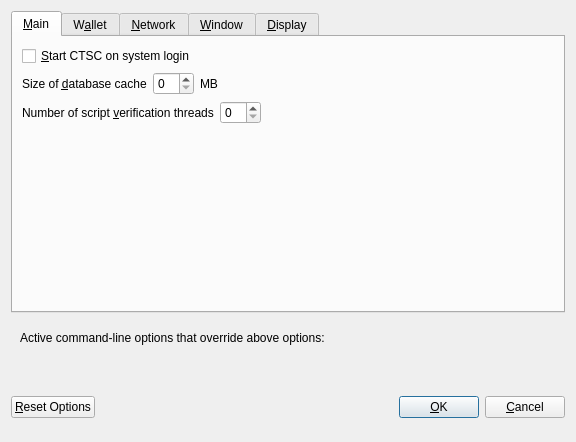
<?xml version="1.0" encoding="UTF-8"?>
<ui version="4.0">
 <class>OptionsDialog</class>
 <widget class="QDialog" name="OptionsDialog">
  <property name="geometry">
   <rect>
    <x>0</x>
    <y>0</y>
    <width>576</width>
    <height>442</height>
   </rect>
  </property>
  <property name="windowTitle">
   <string>Options</string>
  </property>
  <property name="modal">
   <bool>true</bool>
  </property>
  <layout class="QVBoxLayout" name="verticalLayout">
   <item>
    <widget class="QTabWidget" name="tabWidget">
     <property name="currentIndex">
      <number>0</number>
     </property>
     <widget class="QWidget" name="tabMain">
      <attribute name="title">
       <string>&amp;Main</string>
      </attribute>
      <layout class="QVBoxLayout" name="verticalLayout_Main">
       <item>
        <widget class="QCheckBox" name="bitcoinAtStartup">
         <property name="toolTip">
          <string>Automatically start CTSC after logging in to the system.</string>
         </property>
         <property name="text">
          <string>&amp;Start CTSC on system login</string>
         </property>
        </widget>
       </item>
       <item>
        <layout class="QHBoxLayout" name="horizontalLayout_2_Main">
         <item>
          <widget class="QLabel" name="databaseCacheLabel">
           <property name="text">
            <string>Size of &amp;database cache</string>
           </property>
           <property name="textFormat">
            <enum>Qt::PlainText</enum>
           </property>
           <property name="buddy">
            <cstring>databaseCache</cstring>
           </property>
          </widget>
         </item>
         <item>
          <widget class="QSpinBox" name="databaseCache"/>
         </item>
         <item>
          <widget class="QLabel" name="databaseCacheUnitLabel">
           <property name="text">
            <string>MB</string>
           </property>
           <property name="textFormat">
            <enum>Qt::PlainText</enum>
           </property>
          </widget>
         </item>
         <item>
          <spacer name="horizontalSpacer_2_Main">
           <property name="orientation">
            <enum>Qt::Horizontal</enum>
           </property>
           <property name="sizeHint" stdset="0">
            <size>
             <width>40</width>
             <height>20</height>
            </size>
           </property>
          </spacer>
         </item>
        </layout>
       </item>
       <item>
        <layout class="QHBoxLayout" name="horizontalLayout_3_Main">
         <item>
          <widget class="QLabel" name="threadsScriptVerifLabel">
           <property name="text">
            <string>Number of script &amp;verification threads</string>
           </property>
           <property name="textFormat">
            <enum>Qt::PlainText</enum>
           </property>
           <property name="buddy">
            <cstring>threadsScriptVerif</cstring>
           </property>
          </widget>
         </item>
         <item>
          <widget class="QSpinBox" name="threadsScriptVerif">
           <property name="toolTip">
            <string>(0 = auto, &lt;0 = leave that many cores free)</string>
           </property>
          </widget>
         </item>
         <item>
          <spacer name="horizontalSpacer_3_Main">
           <property name="orientation">
            <enum>Qt::Horizontal</enum>
           </property>
           <property name="sizeHint" stdset="0">
            <size>
             <width>40</width>
             <height>20</height>
            </size>
           </property>
          </spacer>
         </item>
        </layout>
       </item>
       <item>
        <spacer name="verticalSpacer_2">
         <property name="orientation">
          <enum>Qt::Vertical</enum>
         </property>
         <property name="sizeHint" stdset="0">
          <size>
           <width>20</width>
           <height>40</height>
          </size>
         </property>
        </spacer>
       </item>
      </layout>
     </widget>
     <widget class="QWidget" name="tabWallet">
      <attribute name="title">
       <string>W&amp;allet</string>
      </attribute>
      <layout class="QVBoxLayout" name="verticalLayout_Wallet">
       <item>
        <layout class="QHBoxLayout" name="horizontalLayout_2_Wallet">
         <item>
          <widget class="QLabel" name="labelStakeSplitThresholdText">
           <property name="text">
            <string>Stake split threshold:</string>
           </property>
          </widget>
         </item>
         <item>
          <widget class="QSpinBox" name="spinBoxStakeSplitThreshold">
           <property name="minimum">
            <number>1</number>
           </property>
           <property name="maximum">
            <number>999999</number>
           </property>
          </widget>
         </item>
        </layout>
       </item>
       <item>
        <widget class="QGroupBox" name="groupBox">
         <property name="title">
          <string>Expert</string>
         </property>
         <layout class="QVBoxLayout" name="verticalLayout_2">
          <item>
           <widget class="QCheckBox" name="coinControlFeatures">
            <property name="toolTip">
             <string>Whether to show coin control features or not.</string>
            </property>
            <property name="text">
             <string>Enable coin &amp;control features</string>
            </property>
           </widget>
          </item>
          <item>
           <widget class="QCheckBox" name="showMasternodesTab">
            <property name="toolTip">
             <string>Show additional tab listing all your masternodes in first sub-tab&lt;br/&gt;and all masternodes on the network in second sub-tab.</string>
            </property>
            <property name="text">
             <string>Show Masternodes Tab</string>
            </property>
           </widget>
          </item>
          <item>
           <widget class="QCheckBox" name="spendZeroConfChange">
            <property name="toolTip">
             <string>If you disable the spending of unconfirmed change, the change from a transaction&lt;br/&gt;cannot be used until that transaction has at least one confirmation.&lt;br/&gt;This also affects how your balance is computed.</string>
            </property>
            <property name="text">
             <string>&amp;Spend unconfirmed change</string>
            </property>
           </widget>
          </item>
         </layout>
        </widget>
       </item>
       <item>
        <spacer name="verticalSpacer_Wallet">
         <property name="orientation">
          <enum>Qt::Vertical</enum>
         </property>
         <property name="sizeHint" stdset="0">
          <size>
           <width>20</width>
           <height>40</height>
          </size>
         </property>
        </spacer>
       </item>
      </layout>
     </widget>
     <widget class="QWidget" name="tabNetwork">
      <attribute name="title">
       <string>&amp;Network</string>
      </attribute>
      <layout class="QVBoxLayout" name="verticalLayout_Network">
       <item>
        <widget class="QCheckBox" name="mapPortUpnp">
         <property name="toolTip">
          <string>Automatically open the CTSC client port on the router. This only works when your router supports UPnP and it is enabled.</string>
         </property>
         <property name="text">
          <string>Map port using &amp;UPnP</string>
         </property>
        </widget>
       </item>
       <item>
        <widget class="QCheckBox" name="allowIncoming">
         <property name="toolTip">
          <string>Accept connections from outside</string>
         </property>
         <property name="text">
          <string>Allow incoming connections</string>
         </property>
        </widget>
       </item>
       <item>
        <widget class="QCheckBox" name="connectSocks">
         <property name="toolTip">
          <string>Connect to the CTSC network through a SOCKS5 proxy.</string>
         </property>
         <property name="text">
          <string>&amp;Connect through SOCKS5 proxy (default proxy):</string>
         </property>
        </widget>
       </item>
       <item>
        <layout class="QHBoxLayout" name="horizontalLayout_1_Network">
         <item>
          <widget class="QLabel" name="proxyIpLabel">
           <property name="text">
            <string>Proxy &amp;IP:</string>
           </property>
           <property name="textFormat">
            <enum>Qt::PlainText</enum>
           </property>
           <property name="buddy">
            <cstring>proxyIp</cstring>
           </property>
          </widget>
         </item>
         <item>
          <widget class="QValidatedLineEdit" name="proxyIp">
           <property name="minimumSize">
            <size>
             <width>140</width>
             <height>0</height>
            </size>
           </property>
           <property name="maximumSize">
            <size>
             <width>140</width>
             <height>16777215</height>
            </size>
           </property>
           <property name="toolTip">
            <string>IP address of the proxy (e.g. IPv4: 127.0.0.1 / IPv6: ::1)</string>
           </property>
          </widget>
         </item>
         <item>
          <widget class="QLabel" name="proxyPortLabel">
           <property name="text">
            <string>&amp;Port:</string>
           </property>
           <property name="textFormat">
            <enum>Qt::PlainText</enum>
           </property>
           <property name="buddy">
            <cstring>proxyPort</cstring>
           </property>
          </widget>
         </item>
         <item>
          <widget class="QLineEdit" name="proxyPort">
           <property name="minimumSize">
            <size>
             <width>55</width>
             <height>0</height>
            </size>
           </property>
           <property name="maximumSize">
            <size>
             <width>55</width>
             <height>16777215</height>
            </size>
           </property>
           <property name="toolTip">
            <string>Port of the proxy (e.g. 9050)</string>
           </property>
          </widget>
         </item>
         <item>
          <spacer name="horizontalSpacer_1_Network">
           <property name="orientation">
            <enum>Qt::Horizontal</enum>
           </property>
           <property name="sizeHint" stdset="0">
            <size>
             <width>40</width>
             <height>20</height>
            </size>
           </property>
          </spacer>
         </item>
        </layout>
       </item>
       <item>
        <spacer name="verticalSpacer_Network">
         <property name="orientation">
          <enum>Qt::Vertical</enum>
         </property>
         <property name="sizeHint" stdset="0">
          <size>
           <width>20</width>
           <height>40</height>
          </size>
         </property>
        </spacer>
       </item>
      </layout>
     </widget>
     <widget class="QWidget" name="tabWindow">
      <attribute name="title">
       <string>&amp;Window</string>
      </attribute>
      <layout class="QVBoxLayout" name="verticalLayout_Window">
       <item>
        <widget class="QCheckBox" name="minimizeToTray">
         <property name="toolTip">
          <string>Show only a tray icon after minimizing the window.</string>
         </property>
         <property name="text">
          <string>&amp;Minimize to the tray instead of the taskbar</string>
         </property>
        </widget>
       </item>
       <item>
        <widget class="QCheckBox" name="minimizeOnClose">
         <property name="toolTip">
          <string>Minimize instead of exit the application when the window is closed. When this option is enabled, the application will be closed only after selecting Quit in the menu.</string>
         </property>
         <property name="text">
          <string>M&amp;inimize on close</string>
         </property>
        </widget>
       </item>
       <item>
        <spacer name="verticalSpacer_Window">
         <property name="orientation">
          <enum>Qt::Vertical</enum>
         </property>
         <property name="sizeHint" stdset="0">
          <size>
           <width>20</width>
           <height>40</height>
          </size>
         </property>
        </spacer>
       </item>
      </layout>
     </widget>
     <widget class="QWidget" name="tabDisplay">
      <attribute name="title">
       <string>&amp;Display</string>
      </attribute>
      <layout class="QVBoxLayout" name="verticalLayout_Display">
       <item>
        <layout class="QHBoxLayout" name="horizontalLayout_1_Display">
         <item>
          <widget class="QLabel" name="langLabel">
           <property name="text">
            <string>User Interface &amp;language:</string>
           </property>
           <property name="textFormat">
            <enum>Qt::PlainText</enum>
           </property>
           <property name="buddy">
            <cstring>lang</cstring>
           </property>
          </widget>
         </item>
         <item>
          <widget class="QValueComboBox" name="lang">
           <property name="toolTip">
            <string>The user interface language can be set here. This setting will take effect after restarting CTSC.</string>
           </property>
          </widget>
         </item>
        </layout>
       </item>
       <item>
        <widget class="Line" name="line">
         <property name="orientation">
          <enum>Qt::Horizontal</enum>
         </property>
        </widget>
       </item>
       <item>
        <layout class="QHBoxLayout" name="horizontalLayout_2_Display">
         <item>
          <widget class="QLabel" name="unitLabel">
           <property name="text">
            <string>&amp;Unit to show amounts in:</string>
           </property>
           <property name="textFormat">
            <enum>Qt::PlainText</enum>
           </property>
           <property name="buddy">
            <cstring>unit</cstring>
           </property>
          </widget>
         </item>
         <item>
          <widget class="QValueComboBox" name="unit">
           <property name="toolTip">
            <string>Choose the default subdivision unit to show in the interface and when sending coins.</string>
           </property>
          </widget>
         </item>
        </layout>
       </item>
       <item>
        <layout class="QHBoxLayout" name="horizontalLayout_5_Display">
         <item>
          <widget class="QLabel" name="digitsLabel">
           <property name="text">
            <string>Decimal digits</string>
           </property>
          </widget>
         </item>
         <item>
          <widget class="QValueComboBox" name="digits"/>
         </item>
        </layout>
       </item>
       <item>
        <layout class="QHBoxLayout" name="horizontalLayout_3_Display">
         <item>
          <widget class="QLabel" name="thirdPartyTxUrlsLabel">
           <property name="toolTip">
            <string>Third party URLs (e.g. a block explorer) that appear in the transactions tab as context menu items. %s in the URL is replaced by transaction hash. Multiple URLs are separated by vertical bar |.</string>
           </property>
           <property name="text">
            <string>Third party transaction URLs</string>
           </property>
           <property name="buddy">
            <cstring>thirdPartyTxUrls</cstring>
           </property>
          </widget>
         </item>
         <item>
          <widget class="QLineEdit" name="thirdPartyTxUrls">
           <property name="toolTip">
            <string>Third party URLs (e.g. a block explorer) that appear in the transactions tab as context menu items. %s in the URL is replaced by transaction hash. Multiple URLs are separated by vertical bar |.</string>
           </property>
          </widget>
         </item>
        </layout>
       </item>
       <item>
        <spacer name="verticalSpacer">
         <property name="orientation">
          <enum>Qt::Vertical</enum>
         </property>
         <property name="sizeHint" stdset="0">
          <size>
           <width>20</width>
           <height>40</height>
          </size>
         </property>
        </spacer>
       </item>
      </layout>
     </widget>
    </widget>
   </item>
   <item>
    <widget class="QFrame" name="frame">
     <layout class="QVBoxLayout" name="verticalLayout_Bottom">
      <item>
       <layout class="QHBoxLayout" name="horizontalLayout_Bottom">
        <item>
         <widget class="QLabel" name="overriddenByCommandLineInfoLabel">
          <property name="text">
           <string>Active command-line options that override above options:</string>
          </property>
          <property name="textFormat">
           <enum>Qt::PlainText</enum>
          </property>
         </widget>
        </item>
        <item>
         <spacer name="horizontalSpacer_Bottom">
          <property name="orientation">
           <enum>Qt::Horizontal</enum>
          </property>
          <property name="sizeHint" stdset="0">
           <size>
            <width>40</width>
            <height>20</height>
           </size>
          </property>
         </spacer>
        </item>
       </layout>
      </item>
      <item>
       <widget class="QLabel" name="overriddenByCommandLineLabel">
        <property name="text">
         <string/>
        </property>
        <property name="textFormat">
         <enum>Qt::PlainText</enum>
        </property>
        <property name="wordWrap">
         <bool>true</bool>
        </property>
       </widget>
      </item>
     </layout>
    </widget>
   </item>
   <item>
    <layout class="QHBoxLayout" name="horizontalLayout_Buttons">
     <item>
      <widget class="QPushButton" name="resetButton">
       <property name="toolTip">
        <string>Reset all client options to default.</string>
       </property>
       <property name="text">
        <string>&amp;Reset Options</string>
       </property>
       <property name="autoDefault">
        <bool>false</bool>
       </property>
      </widget>
     </item>
     <item>
      <spacer name="horizontalSpacer_1">
       <property name="orientation">
        <enum>Qt::Horizontal</enum>
       </property>
       <property name="sizeHint" stdset="0">
        <size>
         <width>40</width>
         <height>48</height>
        </size>
       </property>
      </spacer>
     </item>
     <item>
      <widget class="QLabel" name="statusLabel">
       <property name="minimumSize">
        <size>
         <width>200</width>
         <height>0</height>
        </size>
       </property>
       <property name="font">
        <font>
         <weight>75</weight>
         <bold>true</bold>
        </font>
       </property>
       <property name="text">
        <string/>
       </property>
       <property name="textFormat">
        <enum>Qt::PlainText</enum>
       </property>
       <property name="wordWrap">
        <bool>true</bool>
       </property>
      </widget>
     </item>
     <item>
      <spacer name="horizontalSpacer_2">
       <property name="orientation">
        <enum>Qt::Horizontal</enum>
       </property>
       <property name="sizeHint" stdset="0">
        <size>
         <width>40</width>
         <height>48</height>
        </size>
       </property>
      </spacer>
     </item>
     <item>
      <widget class="QPushButton" name="okButton">
       <property name="text">
        <string>&amp;OK</string>
       </property>
       <property name="autoDefault">
        <bool>false</bool>
       </property>
       <property name="default">
        <bool>true</bool>
       </property>
      </widget>
     </item>
     <item>
      <widget class="QPushButton" name="cancelButton">
       <property name="text">
        <string>&amp;Cancel</string>
       </property>
       <property name="autoDefault">
        <bool>false</bool>
       </property>
      </widget>
     </item>
    </layout>
   </item>
  </layout>
 </widget>
 <customwidgets>
  <customwidget>
   <class>QValidatedLineEdit</class>
   <extends>QLineEdit</extends>
   <header>qvalidatedlineedit.h</header>
  </customwidget>
  <customwidget>
   <class>QValueComboBox</class>
   <extends>QComboBox</extends>
   <header>qvaluecombobox.h</header>
  </customwidget>
 </customwidgets>
 <resources/>
 <connections/>
</ui>
